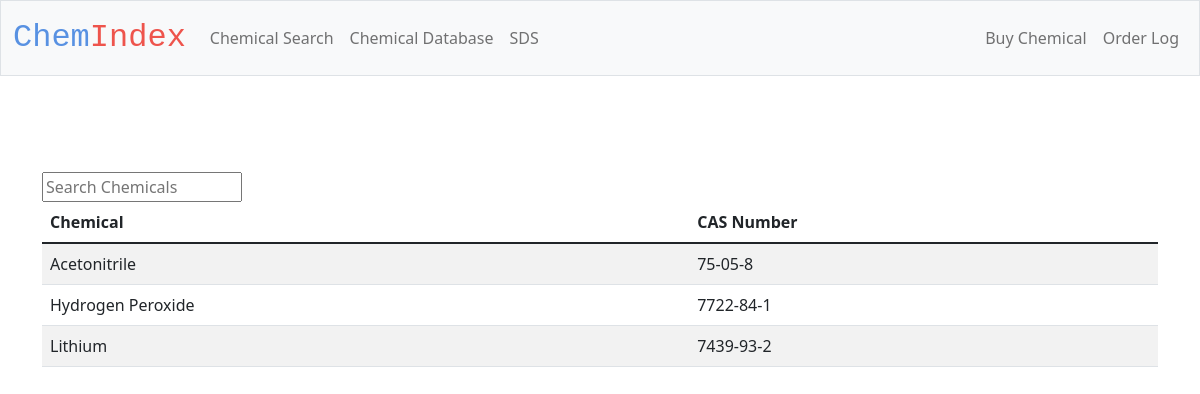
Page /cas_database on the committed database.
### tables this page shows
CREATE TABLE Chemicals (
    name TEXT NOT NULL PRIMARY KEY, 
    cas NOT NULL, time DATETIME);

### app.py (the view)
@app.route('/cas_database')
def cas_database():
    with sqlite3.connect(db_path) as db:
        data = db.execute("SELECT * FROM Chemicals ORDER BY time DESC")
        return render_template("cas_database.html", chemicals = data)

### templates/cas_database.html (shortened to what this page needs)
{% extends "layout.html" %}
{% block main %}
<main class="container py-5">
    <input type="text" class="cd-search table-filter search" placeholder="Search Chemicals"
    data-table = "cas_table" id="search_input" onkeyup="search_table()"/>
    <table class="table table-striped" id = "cas_table"name= "cas_table">
        <thead>
            <tr>
                <th class="text-start">Chemical</th>
                <th class="text-start">CAS Number</th>
            </tr>
        </thead>
       <tbody>
        {% for chem in chemicals %}
                <tr>
                    <td class="text-start"> {{chem[0]}}</td>
                    <td class="text-start">{{chem[1]}}</td>
                </tr>
        {% endfor %}
        </tbody>
    </table>
        </main>
{% endblock %}

### static/styles.css (style rules this page uses)
.search { display:flex; flex-direction: row; position: relative; width:200px; }

### rows in the picture
Chemicals: name "Acetonitrile", cas "75-05-8"
Chemicals: name "Hydrogen Peroxide", cas "7722-84-1"
Chemicals: name "Lithium", cas "7439-93-2"
